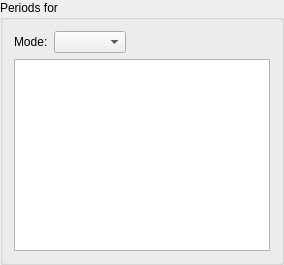
    <widget class="QGroupBox" name="groupBox">
     <property name="title">
      <string>Periods for </string>
     </property>
     <layout class="QVBoxLayout" name="verticalLayout_3">
      <item>
       <layout class="QHBoxLayout" name="horizontalLayout_4">
        <item>
         <widget class="QLabel" name="label_3">
          <property name="text">
           <string>Mode:</string>
          </property>
         </widget>
        </item>
        <item>
         <widget class="QComboBox" name="setPeriodModeComboBox"/>
        </item>
        <item>
         <spacer name="horizontalSpacer_4">
          <property name="orientation">
           <enum>Qt::Horizontal</enum>
          </property>
          <property name="sizeHint" stdset="0">
           <size>
            <width>40</width>
            <height>20</height>
           </size>
          </property>
         </spacer>
        </item>
       </layout>
      </item>
      <item>
       <widget class="QTableView" name="overviewTable">
        <property name="selectionMode">
         <enum>QAbstractItemView::SingleSelection</enum>
        </property>
        <property name="selectionBehavior">
         <enum>QAbstractItemView::SelectRows</enum>
        </property>
        <property name="showGrid">
         <bool>false</bool>
        </property>
        <attribute name="verticalHeaderDefaultSectionSize">
         <number>24</number>
        </attribute>
        <attribute name="verticalHeaderMinimumSectionSize">
         <number>24</number>
        </attribute>
       </widget>
      </item>
     </layout>
    </widget>
